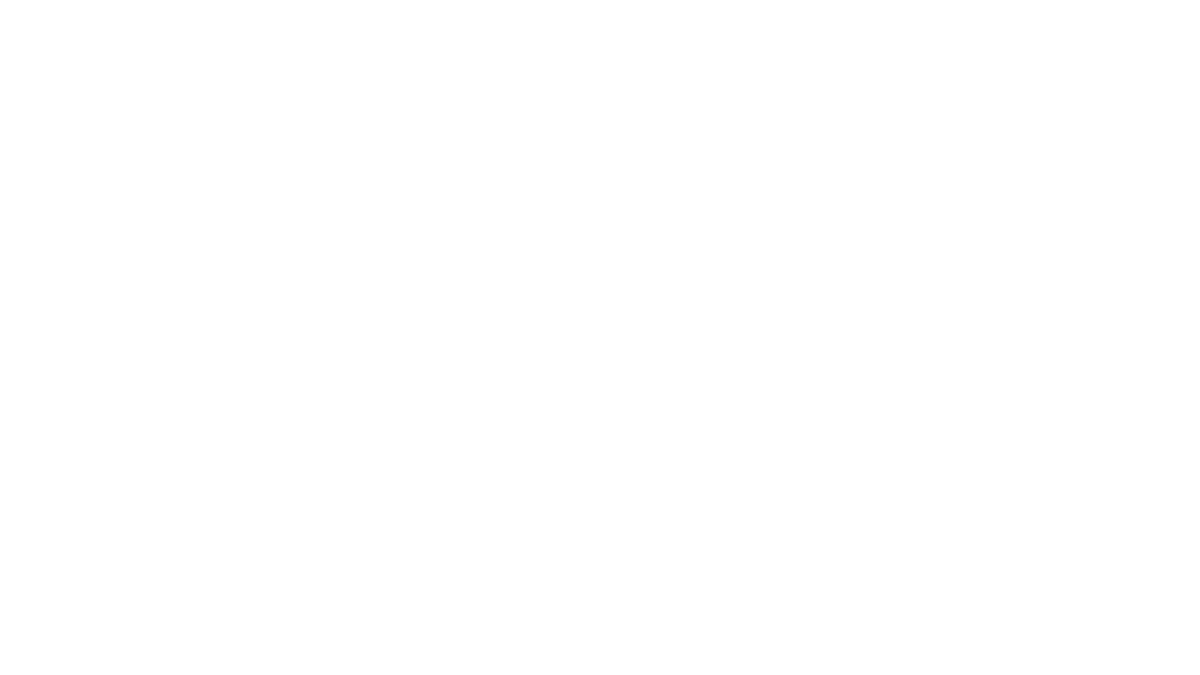
Frame 1 (no input)
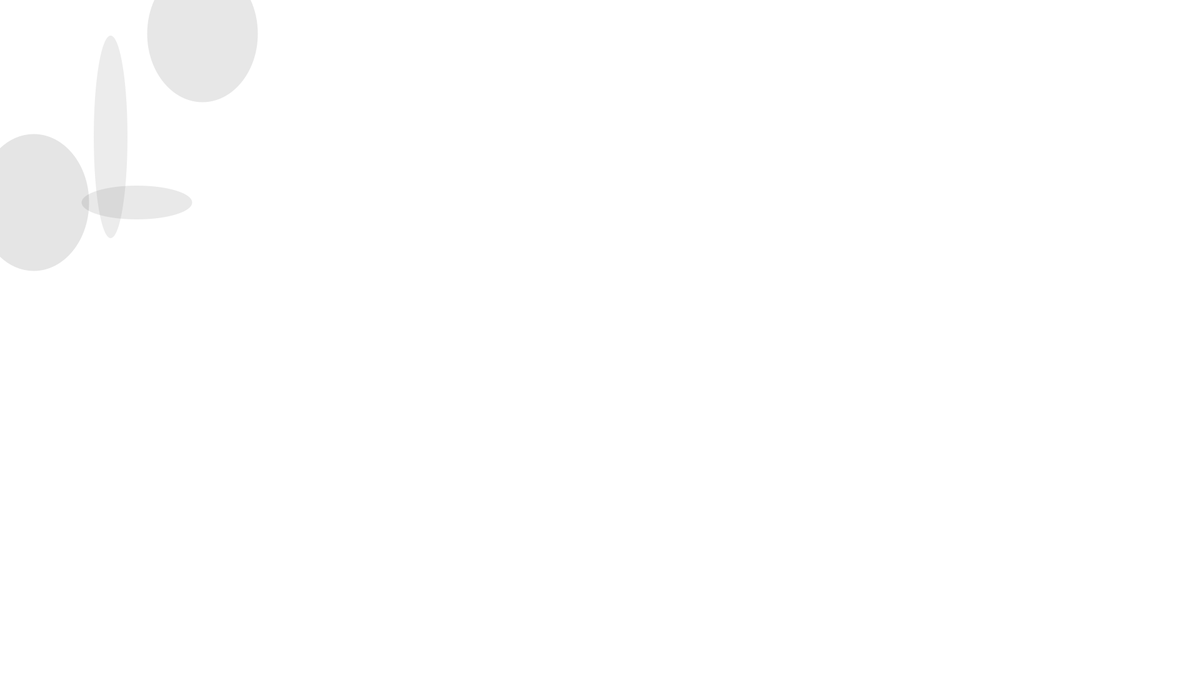
Frame 60 (the mouse pressed at the canvas centre just before this capture)
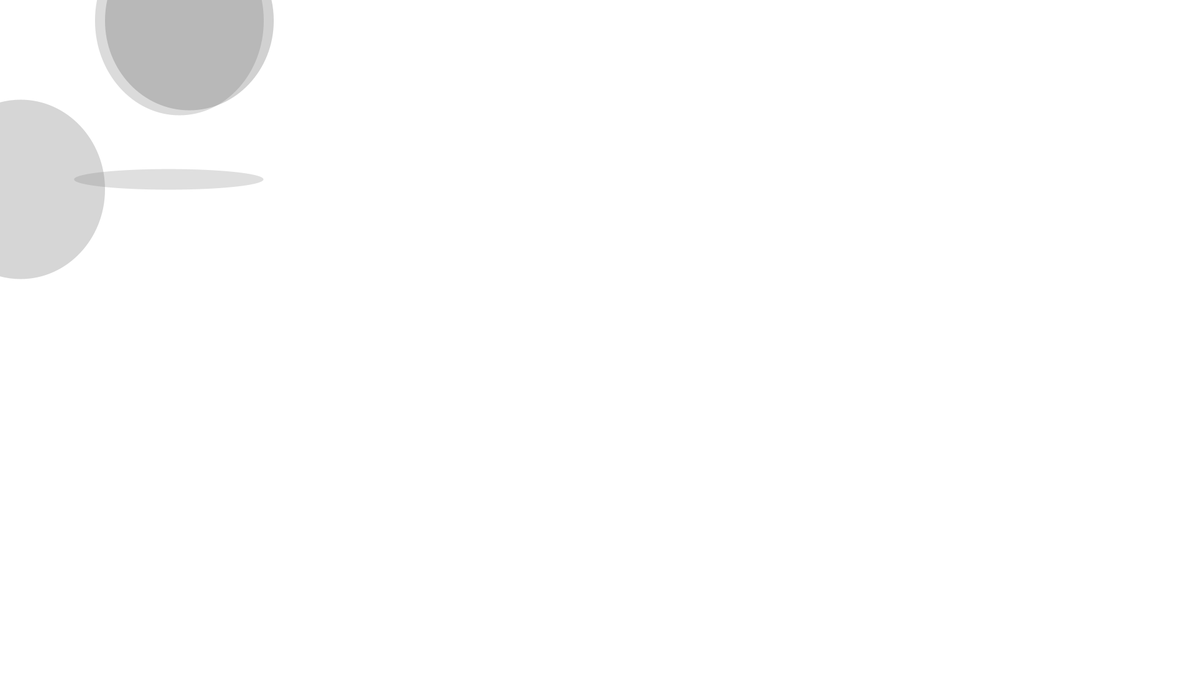
Frame 120 (the mouse held since frame 60 and released just before this capture)

The Processing sketch that drew these frames (run headless with seeded random() and noise(); from frame 60 on, the mouse is pressed at the canvas centre):

// Processing sketch: esse
// ── esse.pde
float a = 0;
float b;
int c;
int d;


void setup(){
size (1920,1080);
background (255);}

void draw(){

a+=0.5;
b=a%255;


  background (255);
int x = int(random(400));
int y = int(random(400));
int larg = int(random(400));
int alt = int(random(400));

int q = int(random(400));
int w = int(random(400));
int z = int(random(400));
int k = int(random(400));


noStroke();

  //fill(0);
//ellipse(x,x,x,x);
      // fill(125); 
       // ellipse(x,y,y,x);
        
        
 fill(b,b);
  ellipse(x, y, larg, alt);
  fill(b+20,b);
    ellipse(y,x , larg, alt);
    fill(b+40,b);
      ellipse(alt,y, larg,x );
      fill(b+60,b);
        ellipse(larg, alt,x,y);
        
}
